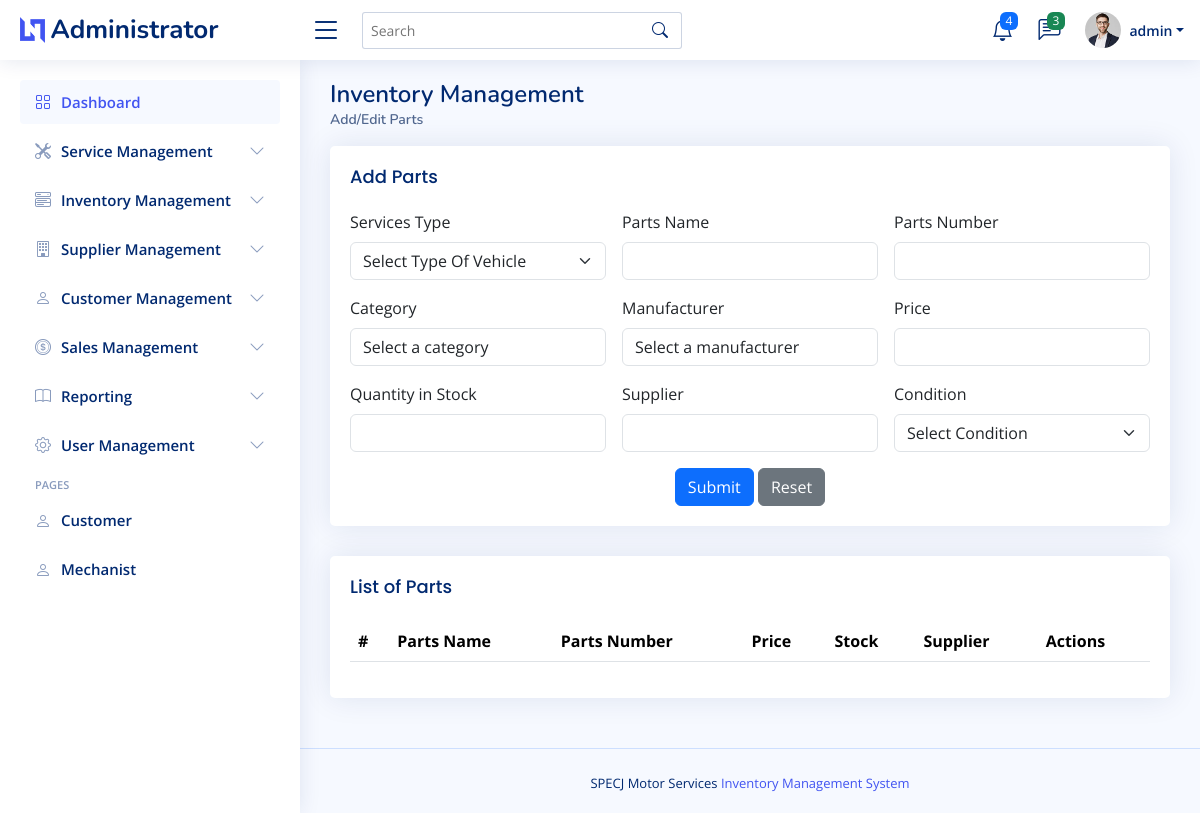
The app's page /SPECJ_imss-main/admin/parts_page.php (signed in), older data.
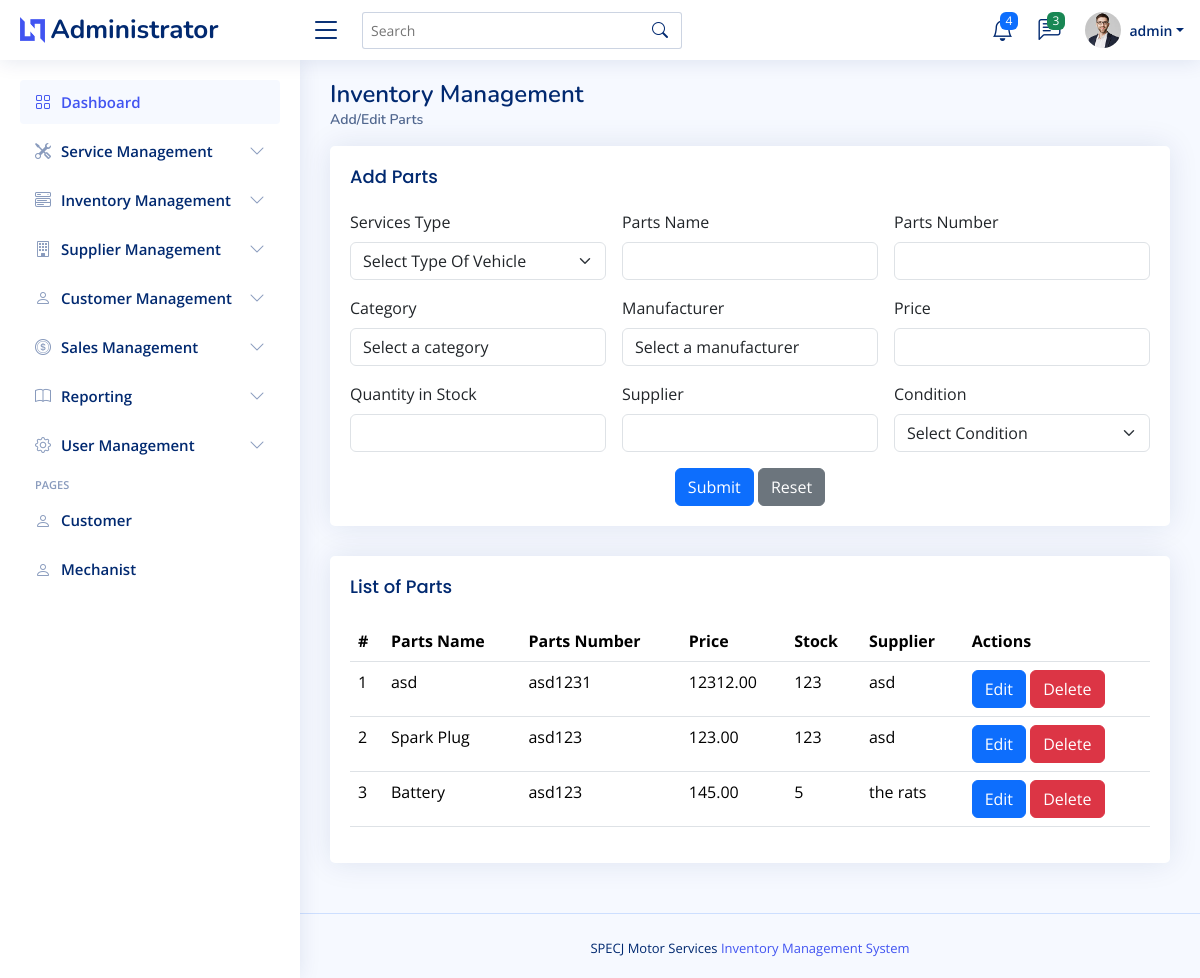
The same page, newer data.
### tables this page shows
CREATE TABLE `motorparts_tbl`  (
  `m_id` int NOT NULL AUTO_INCREMENT,
  `parts_name` varchar(255) NULL DEFAULT NULL,
  `parts_number` varchar(255) NULL DEFAULT NULL,
  `category` varchar(255) NULL DEFAULT NULL,
  `manufacturer` varchar(255) NULL DEFAULT NULL,
  `price` decimal(10, 2) NULL DEFAULT NULL,
  `QuantityInStock` varchar(255) NULL DEFAULT NULL,
  `supplier` varchar(255) NULL DEFAULT NULL,
  `date_added` datetime NULL DEFAULT current_timestamp ON UPDATE CURRENT_TIMESTAMP,
  `condition` varchar(255) NULL DEFAULT NULL,
  `services_type` varchar(255) NULL DEFAULT NULL,
  PRIMARY KEY (`m_id`) USING BTREE
);

### SPECJ_imss-main/admin/parts_page.php (the view, shortened to what the changed rows need)
<?php
    include("admin_header.php");
?>
<body>
    <main id="main" class="main">
        <div class="pagetitle">
            <h1>Inventory Management</h1>
        </div>
        <section class="section">
            <div class="row">
                <div class="col-lg-12">
                    <div class="card">
                        <div class="card-body">
                            <table class="table table-hover" id="parts_datatable">
                                <thead>
                                    <tr>
                                        <th scope="col">#</th>
                                        <th scope="col">Parts Name</th>
                                        <th scope="col">Parts Number</th>
                                        <th scope="col">Price</th>
                                        <th scope="col">Stock</th>
                                        <th scope="col">Supplier</th>
                                        <th scope="col">Actions</th>
                                    </tr>
                                </thead>
                                <tbody>
                                    <?php
                                        $stmt = $connection->prepare("SELECT * FROM motorparts_tbl");
                                        $stmt->execute();
                                        $result = $stmt->get_result();
                                        $count = 1;
                                        while($row = $result->fetch_assoc()) {
                                            echo "<tr>";
                                            echo "<td>".$count."</td>";
                                            echo "<td>".$row['parts_name']."</td>";
                                            echo "<td>".$row['parts_number']."</td>";
                                            echo "<td>".$row['price']."</td>";
                                            echo "<td>".$row['QuantityInStock']."</td>";
                                            echo "<td>".$row['supplier']."</td>";
                                            echo "<td>";
                                            echo "<button class='btn btn-primary' data-toggle='modal' data-target='#editModal" . $row['m_id'] . "'>Edit</button> ";
                                            echo "<button class='btn btn-danger' data-toggle='modal' data-target='#deleteModal" . $row['m_id'] . "'>Delete</button>";
                                            echo "</td>";
                                            echo "</tr>";
                                            $count++;
                                        }
                                    ?>
                                </tbody>
                            </table>
                        </div>
                    </div>
                </div>
            </div>
        </section>
    </main>
    <?php
        include("admin_footer.php");
    ?>
</body>
</html>

Row changes from the older to the newer data that the page shows:
added motorparts_tbl: parts_name "asd", parts_number "asd1231", price "12312.00", QuantityInStock "123", supplier "asd"
added motorparts_tbl: parts_name "Spark Plug", parts_number "asd123", price "123.00", QuantityInStock "123", supplier "asd"
added motorparts_tbl: parts_name "Battery", parts_number "asd123", price "145.00", QuantityInStock "5", supplier "the rats"
